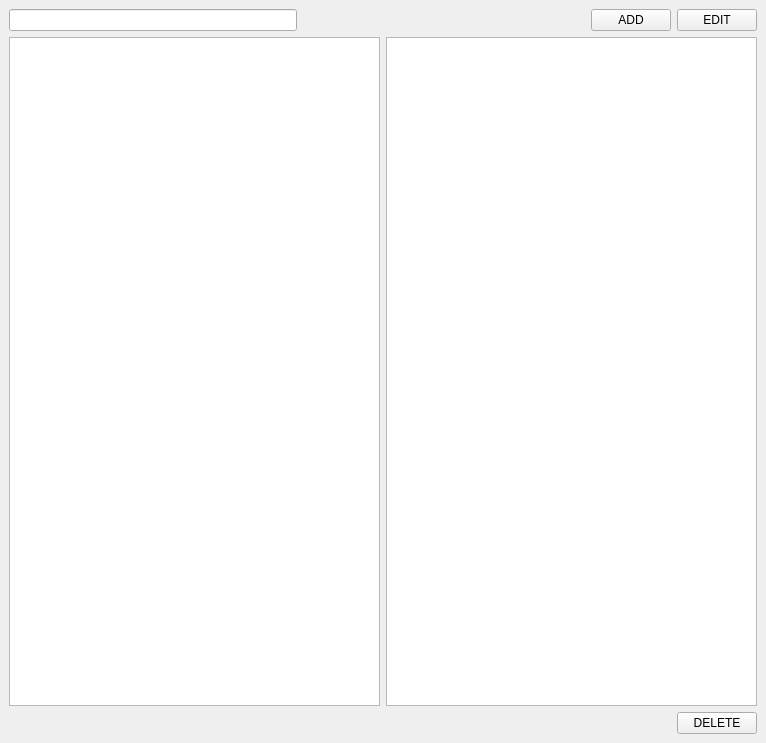
<?xml version="1.0" encoding="UTF-8"?>
<ui version="4.0">
 <class>MainWindow</class>
 <widget class="QMainWindow" name="MainWindow">
  <property name="geometry">
   <rect>
    <x>0</x>
    <y>0</y>
    <width>766</width>
    <height>743</height>
   </rect>
  </property>
  <property name="windowTitle">
   <string>MainWindow</string>
  </property>
  <widget class="QWidget" name="centralwidget">
   <layout class="QGridLayout" name="gridLayout_3">
    <item row="0" column="0" colspan="2">
     <layout class="QHBoxLayout" name="horizontalLayout">
      <item>
       <widget class="QLineEdit" name="lineEdit"/>
      </item>
      <item>
       <spacer name="horizontalSpacer">
        <property name="orientation">
         <enum>Qt::Horizontal</enum>
        </property>
        <property name="sizeHint" stdset="0">
         <size>
          <width>40</width>
          <height>20</height>
         </size>
        </property>
       </spacer>
      </item>
      <item>
       <widget class="QPushButton" name="pushButton">
        <property name="text">
         <string>ADD</string>
        </property>
       </widget>
      </item>
      <item>
       <widget class="QPushButton" name="pushButton_2">
        <property name="text">
         <string>EDIT</string>
        </property>
       </widget>
      </item>
     </layout>
    </item>
    <item row="1" column="0">
     <layout class="QGridLayout" name="gridLayout">
      <item row="1" column="0">
       <widget class="QListView" name="listView"/>
      </item>
     </layout>
    </item>
    <item row="1" column="1">
     <layout class="QGridLayout" name="gridLayout_2">
      <item row="1" column="0">
       <widget class="QTextEdit" name="textEdit"/>
      </item>
     </layout>
    </item>
    <item row="2" column="0" colspan="2">
     <layout class="QHBoxLayout" name="horizontalLayout_2">
      <item>
       <spacer name="horizontalSpacer_2">
        <property name="orientation">
         <enum>Qt::Horizontal</enum>
        </property>
        <property name="sizeHint" stdset="0">
         <size>
          <width>40</width>
          <height>20</height>
         </size>
        </property>
       </spacer>
      </item>
      <item>
       <widget class="QPushButton" name="pushButton_3">
        <property name="text">
         <string>DELETE</string>
        </property>
       </widget>
      </item>
     </layout>
    </item>
   </layout>
  </widget>
 </widget>
 <resources/>
 <connections/>
</ui>
